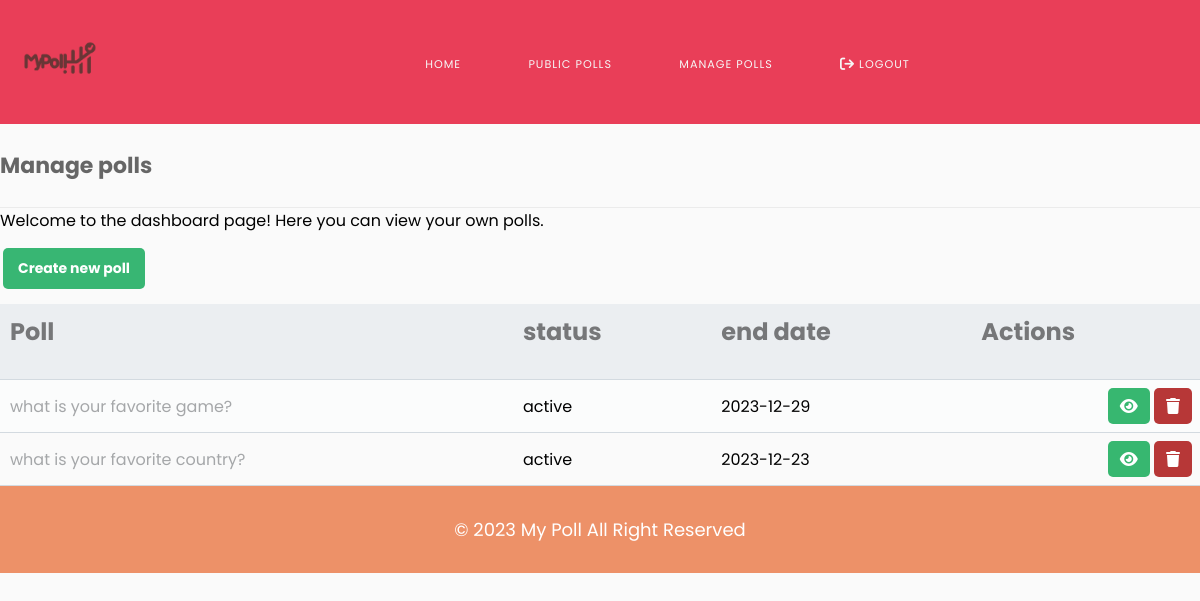
The app's page /mangepolls.php (signed in) with its own data.
### tables this page shows
CREATE TABLE IF NOT EXISTS `polls` (
  `qid` int(11) NOT NULL AUTO_INCREMENT,
  `uid` int(11) NOT NULL,
  `question` text NOT NULL,
  `qdate` date NOT NULL,
  `status` tinyint(1) NOT NULL,
  `edate` date NOT NULL,
  PRIMARY KEY (`qid`),
  KEY `Foreign key userid for the questions` (`uid`)
);

### mangepolls.php (the view)
<?php
include "./init/header.php";
?>
<div class="viewpoll" >
<h2 class="tm">Manage polls</h2>
	<p>Welcome to the dashboard page! Here you can view your own polls.</p>
    <a href="./createPoll.php" class="create-p">Create new poll</a>
<table class="mpoll">
       <thead>
        <td><h1>Poll</h1></td>
    <td  ><h1>status</h1></td>
    <td ><h1>end date</h1></td>
    <td  ><h1>Actions</h1></td>
    </thead>
    <tbody>
    <tr>
     <?php
            $sql =  $db -> query("SELECT * from polls where uid='{$_SESSION['user_id']}'");
            while ($getpolls = $sql -> fetch())
            {
                echo "<tr><td > ";
                echo $getpolls["question"]; ;
                echo "</td>";
                if ($getpolls["status"] == '1'){
                    echo "<td >";
                    echo "active" ;
                    echo "</td>";
                }elseif ($getpolls["status"] == '0') {
                    echo "<td >";
                    echo "deactivated" ;
                    echo "</td>";
                }
                if ($getpolls["status"] != '0000-00-00'){
                    echo "<td > ";
                    echo $getpolls["edate"]; ;
                    echo "</td>";
                }else {
                    echo "<td > ";
                    echo "not specified" ;
                    echo "</td>";
                }
                ?>
               <td class="actions">
                <a href="vote.php?id=<?php echo $getpolls["qid"];?>" class="view" title="View Poll"><i class="fas fa-eye fa-l"></i></a>
                <a href="deletepoll.php?q=<?php echo $getpolls["qid"]?>" class="delete-p" title="Delete Poll"><i class="fas fa-trash fa-l"></i></a>
            </td></tr>
            <?php
            }
     ?>
    </tr>
    </tbody>
</table>
</div>
<?php
include "./init/footer.php";
?>

### css/style.css (style rules this page uses)
* { border: 0; box-sizing: border-box; margin: 0; padding: 0; }
body { background: rgb(250, 250, 250); font-family: 'Poppins', sans-serif; }
h1 { font-size: 24px; margin-bottom: 20px; }
.tm { margin: 0; padding: 25px 0; font-size: 22px; border-bottom: 1px solid #ebebeb; color: #666666; }
.create-p { display: inline-block; text-decoration: none; background-color: #38b673; font-weight: bold; font-size: 14px; border-radius: 5px; color: #FFFFFF; padding: 10px 15px; margin: 15px 3px; }
.mpoll { width: 100%; padding-top: 30px; border-collapse: collapse; }
.mpoll thead { background-color: #ebeef1; border-bottom: 1px solid #d3dae0; }
.mpoll thead td { padding: 10px; font-weight: bold; color: #767779; font-size: 14px; }
.mpoll tbody tr { border-bottom: 1px solid #d3dae0; }
.mpoll tbody tr:nth-child(even) { background-color: #fbfcfc; }
.mpoll tbody tr td { padding: 10px; }
.mpoll tbody tr td:nth-child(1) { color: #a5a7a9; }
.mpoll tbody tr td.actions { padding: 8px; text-align: right; }
.mpoll tbody tr td.actions .view, .mpoll tbody tr td.actions .edit, .mpoll tbody tr td.actions .delete-p { display: inline-flex; text-align: right; text-decoration: none; color: #FFFFFF; padding: 10px 12px; border-radius: 5px; }
.mpoll tbody tr td.actions .delete-p { background-color: #b73737; }
.mpoll tbody tr td.actions .view { background-color: #37b770; }

### records on screen
polls: question "what is your favorite game?", status "active", edate "2023-12-29"
polls: question "what is your favorite country?", status "active", edate "2023-12-23"
